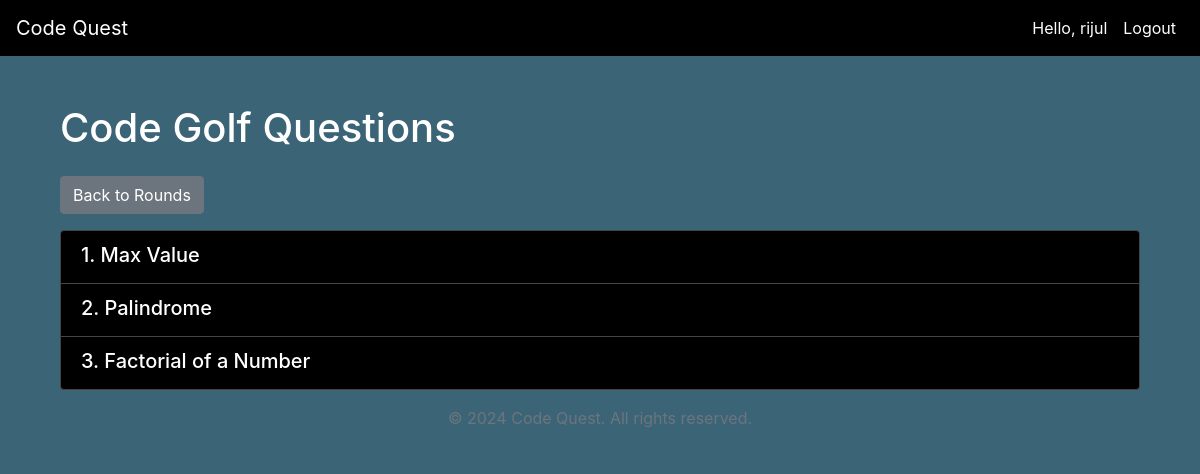
Page /round/2/ (signed in) on the committed database.
### codestar/models.py (models this page shows, shortened)
class Round(models.Model):
    name = models.CharField(max_length=100)
    number = models.IntegerField()
    is_active = models.BooleanField(default=False)
    timer_duration = models.IntegerField(default=3600)  # Timer duration in seconds

class Question(models.Model):
    title = models.CharField(max_length=200)
    description = models.TextField()
    input_format = models.TextField()
    output_format = models.TextField()
    sample_input = models.TextField()
    sample_output = models.TextField()
    round = models.ForeignKey('Round', on_delete=models.CASCADE, related_name='questions')

### codestar/views.py (the view, shortened to what this page needs)
# urls.py: path('round/<int:round_id>/', views.round_questions, name='round_questions'),
@login_required
def round_questions(request, round_id):
    round = get_object_or_404(Round, id=round_id)
    questions = round.questions.all()
    solved_questions = Submission.objects.filter(
        user=request.user,
        question__round=round,
        is_correct=True
    ).values_list('question_id', flat=True)
    context = {
        'round': round,
        'questions': questions,
        'solved_questions': solved_questions,
    }
    return render(request, 'codestar/round_questions.html', context)

### templates/codestar/round_questions.html (shortened to what this page needs)
{% extends "base.html" %}
{% load static %}
{% block content %}
<div class="container mt-5">
    <h1 class="mb-4">{{ round.name }} Questions</h1>
    <a href="{% url 'home' %}" class="btn btn-secondary mb-3">Back to Rounds</a>
    {% if questions %}
        <div class="list-group">
            {% for question in questions %}
                <a href="#" class="list-group-item list-group-item-action question-link" data-question-id="{{ question.id }}">
                    <h5 class="mb-1">{{ question.title }}</h5>
                </a>
            {% endfor %}
        </div>
    {% else %}
        <div class="alert alert-info" role="alert">
            No questions available for this round at the moment.
        </div>
    {% endif %}
</div>
{% endblock %}

### templates/base.html (shortened to what this page needs)
<!DOCTYPE html>
{% load static %}
<html lang="en" dir="ltr">
  <head>
    {% block extra_head %}
    <link rel="stylesheet" href="https://cdnjs.cloudflare.com/ajax/libs/codemirror/5.62.0/codemirror.min.css">
    <link rel="stylesheet" href="https://cdnjs.cloudflare.com/ajax/libs/codemirror/5.62.0/theme/monokai.min.css">
    {% endblock %}
    <link rel="stylesheet" href="{% static 'css/home.css' %}">
    <link rel="stylesheet" href="https://maxcdn.bootstrapcdn.com/bootstrap/4.0.0/css/bootstrap.min.css">
  </head>
  <body>
    <nav class="navbar navbar-expand-lg navbar-light bg-light" id="main-nav">
      <a class="navbar-brand" href="{% url 'home' %}">Code Quest</a>
      <div class="collapse navbar-collapse" id="navbarNav">
        <div class="navbar-nav ml-auto">
          {% if user.is_authenticated %}
            <span class="nav-item nav-link">Hello, {{ user.username }}</span>
            <a class="nav-item nav-link" href="{% url 'logout' %}">Logout</a>
          {% else %}
            <a class="nav-item nav-link" href="{% url 'login' %}">Login</a>
            <a class="nav-item nav-link" href="{% url 'signup' %}">Sign Up</a>
          {% endif %}
        </div>
      </div>
    </nav>
    <div class="container mt-4">
      {% block content %}
      {% endblock %}
    </div>
    <footer class="footer mt-auto py-3 bg-light">
      <div class="container text-center">
        <span class="text-muted">© 2024 Code Quest. All rights reserved.</span>
      </div>
    </footer>
  </body>
</html>

### templates/base.html (style rules this page uses)
body { background-color: rgb(60, 100, 119); color: rgb(255, 255, 255); }
.container, .container-fluid { background-color: rgb(60, 100, 119); }
.navbar { background-color: #000000 !important; }
.navbar-light .navbar-brand, .navbar-light .navbar-nav .nav-link { color: rgb(254, 254, 255) !important; }
.card, .list-group-item { background-color: rgb(0, 0, 0); color: white; border-color: #444; }
.footer { background-color: rgb(60, 100, 119) !important; color: white; }

### rows in the picture
Round: name "Code Golf"
Question: title "1. Max Value"
Question: title "2. Palindrome"
Question: title "3. Factorial of a Number"

### other values in the picture
{{ user.username }} "rijul"
